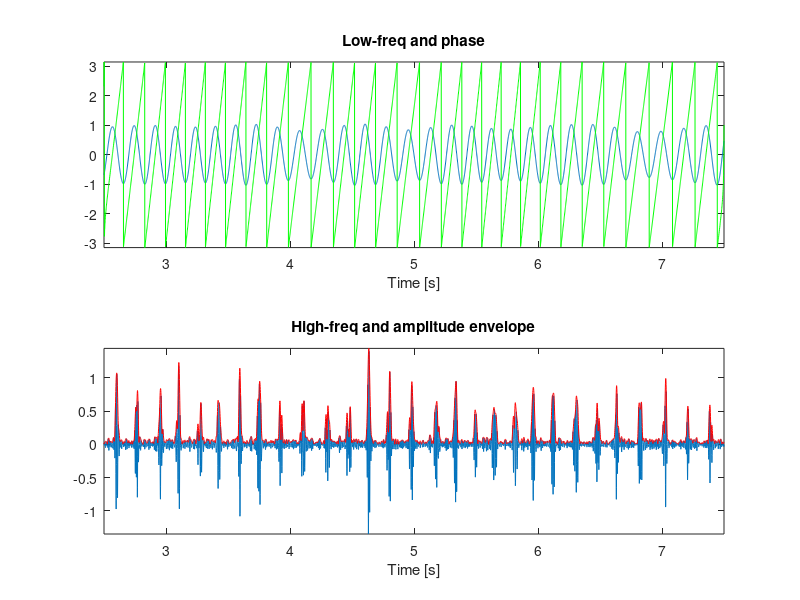
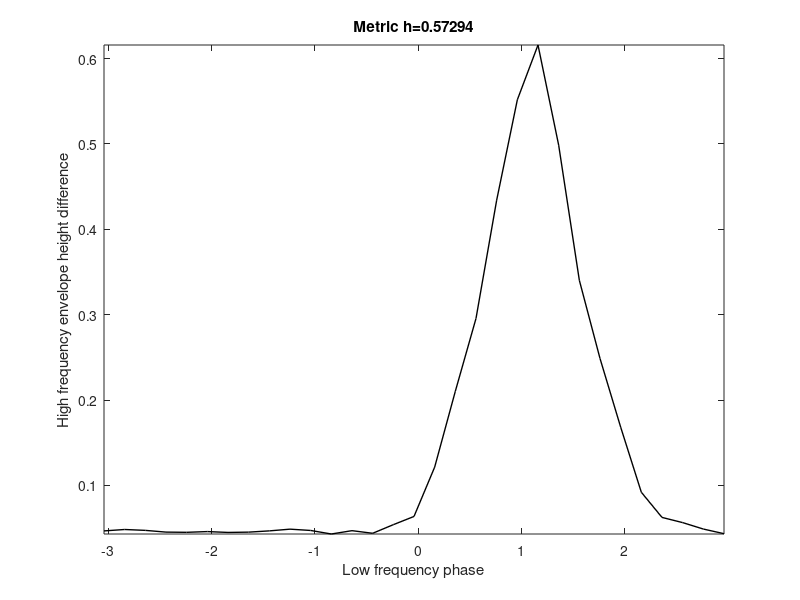

Reproduce these figures in MATLAB, in order. (Note: this script raises an error after producing the figures.)
%%  MA666 - Lab 2 (9):  CFC and bicoherence
%   In this tutorial we will first develop our own code to assess cross
%   frequency coupling and bicoherence within a signal.  We will also apply
%   these measures to two cases studies of data.  Please note that there 
%   are lots of concepts to consider here.  We'll gloss over most of them,
%   with the ultimate aim of building a CFC measure.  There are many topics to
%   further explore on your own (e.g., filtering, Hilbert transforms, statistical
%   characteristics of measures) if you're interested.

%%  Preliminaries.
%   Text preceded by a '%' indicates a 'comment'.  This text should appear
%   green on the screen.  I will use comments to explain what we're doing 
%   and to ask you questions.  Also, comments are useful in your own code
%   to note what you've done (so it makes sense when you return to the code
%   in the future).  It's a good habit to *always* comment your code.  I'll
%   try to set a good example, but won't always . . . 

%%  NOTES - Challenge Problems.
%   You'll find six challange problems below.  Your task --- answer
%   at least four of them.  Present your results to me in whatever format you think is
%   appropriate.  Your solutions should include figures (with axes labeled
%   and captions) and explanatory text.  Also, please include any
%   MATLAB code you write;  remember to include comments in the
%   code.  The comments should be detailed enough that you could share your
%   code with any of your classmates / colleagues.  Watch out for *Extreme*
%   Challenge problems --- they're tricky.  If you email me your solutions,
%   please send as PDF.

%%  Part 1:  A Hilbert transform example.
%   An important component of the CFC measure discussed in class is the
%   determination of the phase or amplitude envelope of a signal.  To do
%   so, we'll compute the Hilbert transform.
%
%   Let's start by considering a single sinusoid.

dt = 0.001;             %Sampling interval [s].
t = (dt:dt:1);          %Time axis [s].
f1 = 2.0;               %Freq of sinusoid [Hz].
phi0 = 0.0;             %Initial phase of sinusoid.
d = sin(2.0*pi*t*f1 + phi0);

%   And compute the analytic signal,

dA = hilbert(d);

%   Note that the call to 'hilbert' in MATLAB returns the analytic signal!
%   We can plot the original signal, and the real and imaginary parts of
%   the analytic signal.

figure(10);  clf()
subplot(4,1,1)
plot(d);  ylabel('Data');
subplot(4,1,2)
plot(real(dA))
hold on
plot(imag(dA), 'r')
hold off
ylabel('Re (blue), Im (red)')
axis tight

%   Notice that the imaginary part of the analytic signal is the real part
%   of the analytic signal shifted by 90 degress (i.e., by pi/2).

%   Finally, we can compute the phase of the analytic signal,

phi = angle(dA);

%   and the amplitude envelope,

amp = abs(dA);

%   and let's plot both results.

subplot(4,1,3)
plot(phi)
ylabel('Angle')
axis tight

subplot(4,1,4)
plot(amp)
ylabel('Amplitude')
axis tight

%   Notice that the angle increases linearly from -pi to pi, and at pi
%   returns to -pi.  Also notice that, in this case, the amplitude of the
%   signal is one for all time.  Make sense?

%%  Part 2:  The analytic signal has no power at negative frequencies.
%   In class, we discussed that the analytic signal has no power at negative frequencies
%   and we showed this for a very simple example.  Let's verify this result
%   here in numerical simulations.

%   First, define a signal.  We'll make it noise.
dt = 0.001;  t=(dt:dt:1);  T=max(t);  N=length(t);
d = randn(N,1);

%   Then, compute the analytic signal.
dA = hilbert(d);

%   Now, compute the power spectra of the orginal signal and the
%   analytic signal.  Do this for *all* frequencies, both positive and
%   negative.

pow_d  = 2*dt^2/T * fft(d) .*conj(fft(d));
pow_dA = 2*dt^2/T * fft(dA).*conj(fft(dA));

%   Reorganize the power spectra to start at negative frequencies and
%   increases through zero and then positive frequencies,

pow_d  = fftshift(pow_d);
pow_dA = fftshift(pow_dA);

%   Define the frequency axis, and include both postive and negative freq.
df = 1/T;
fNQ = 1/dt/2;
faxis = (-fNQ:df:fNQ-df);

figure(10);  clf()
subplot(2,1,1)
plot(t,d);  ylabel('Data');  xlabel('Time [s]')

subplot(2,1,2)
plot(faxis, pow_d);  ylabel('Power of Signal');  xlabel('Freq [Hz]')
hold on
plot(faxis, pow_dA/4, 'r');  title('Power of Analytic Signal (red)')
hold off

%   Notice that i) For the analytic signal, the negative frequencies have zero
%   power, and ii) We scale the power of the analytic signal by 4 to match the
%   power of the original signal.  The reason:  the analytic signal doubles
%   the amplitude at positive frequencies, and therefore increase the power by
%   a factor of 4 (because power is amplitude squared).
%
%   We conclude that the analytic signal is the original signal with no power
%   at negative frequencies.

%%  Part 3:  CFC.
%   Now, let's compute the cross-frequency coupling (CFC) of a signal.  To
%   start, let's load data with true cross-frequency coupling.  You'll need
%   to download the file,
%
%       data_1.mat
%
%   from the course website.  Then, load these data into MATLAB,

load('data_1.mat')

%   Plot the data, and check through visual inspection whether CFC occurs,

t = (1:length(d))*dt;               %Define a time axis.
N = length(t);  Fs = 1/dt;          %Define other useful parameters.
plot(t, d)
xlabel('Time [s]')

%   Can you see any CFC?  To assess the rhythmic activity, compute the
%   power spectrum,

periodogram(d, [], [], 1/dt)

%   From this figure, we observe two peaks.  i) A sharp low frequency peak near 6 Hz,
%   and ii) A broad high frequency peak from 60-140 Hz.  These two regions
%   will define our low and high frequency bands.  Notice that the high
%   frequency activity has much lower power than the low frequency activity.
%
%   Now, we'll develop a measure to assess the cross frequency coupling.  To do
%   so, we'll implement three steps discussed in class.
%
%   Step 1:  Filter the data into low and high frequency bands.  To filter
%   the data, we'll use a second order Butterworth filter.  (Note that
%   there are many possible choices here!)

deg=2;                              %Sets the filter order.
Wn = [5*2/Fs,7*2/Fs];               %Define the low frequency window of interest.
[B,A] = butter(deg,Wn,'bandpass');  %Apply the filter to isolate the band.
dlo = filtfilt(B,A,d);

Wn = [60*2/Fs,140*2/Fs];            %Define the high frequency window of interest.
[B,A] = butter(deg,Wn,'bandpass');  %Apply the filter to isolate the band.
dhi = filtfilt(B,A,d);

%   How well does the filter work?  Let's compare the original signal with
%   the fitlered data.

plot(t,d)
hold on
plot(t,dlo, 'r')
plot(t,dhi, 'g')
hold off
xlabel('Time [s]');  title('Data (blue), Low-freq (red), High-freq (green)')

%   We might notice that funny effects happen at the edges of the data.  So,
%   let's ignore these edge effects due to the filtering and concentrate on
%   the center of the data.

dlo = dlo(N/4:end-N/4-1);
dhi = dhi(N/4:end-N/4-1);
taxis = t(N/4:end-N/4-1);

%   Step 2:  Compute the phase of the low frequency signal and the
%   amplitude envelope of the high frequency signal.  To do so, we use the
%   Hilbert transform.

phi = angle(hilbert(dlo));    %Phase of low frequency signal.
amp = abs(hilbert(dhi));      %Amplitude envelope of high frequency signal.

%   Let's check that these results look okay,

figure(10);  clf()
subplot(2,1,1)
plot(taxis, dlo)
hold on
plot(taxis, phi, 'g')
hold off
axis tight
xlabel('Time [s]');  title('Low-freq and phase');

subplot(2,1,2)
plot(taxis, dhi)
hold on
plot(taxis, amp, 'r')
hold off
axis tight
xlabel('Time [s]');  title('High-freq and amplitude envelope')

%   Step 3:  Determine if the phase and envelope are related.  To do so,
%   we'll divide the phases into bins, find the times where the low
%   frequency phase lies in each bin, and then compute the average
%   amplitude envelope of the high frequency signal at those times.

p_bins = (-pi:0.2:pi);              %Define the phase bins.

a_mean = zeros(length(p_bins)-1,1); %Vector to hold avg amp env results.
p_mean = zeros(length(p_bins)-1,1); %Vector to hold center of phase bins.
  
for k=1:length(p_bins)-1
    pL = p_bins(k);                         %Phase lower limit for this bin.
    pR = p_bins(k+1);                       %Phase upper limit for this bin.
    indices = find(phi >= pL & phi < pR);   %Find phase values in this range.
    a_mean(k) = mean(amp(indices));         %Compute mean amplitude at these phases.
    p_mean(k) = mean([pL, pR]);             %Label the phase bin with the center phase.
end
h = max(a_mean)-min(a_mean);                %The difference between the max and min modulation.

%   Plot the mean envelope versus phase.
figure(11)
plot(p_mean, a_mean, 'k', 'LineWidth', 1);
axis tight
xlabel('Low frequency phase');  ylabel('High frequency envelope height difference');
title(['Metric h=' num2str(h)])

%   In this figure, the relationship between the phase and amplitude
%   becomes apparent.  So, we conclude CFC exists in these data.

%%  Part 4:  Bicoherence.
%   The second measure of coupling we'll consider is the
%   bicoherence.  To have bicoherence in a signal, we require a
%   constant phase relationship (over trials) between oscillations
%   at three frequencies, f1, f2, and their sum f1+f2.  To compute
%   the bicoherence, download the function from the course website,
%
%   bicoherence.m
%
%   In class, we'll look at this code and see if it makes sense.
%
%   To explore how this measure works, we'll create some simulated
%   data and compute the bicoherence.  Let's start with pure noise,

K=100; dt=0.001; t=(dt:dt:1); N=length(t);
x = zeros(K,N);
 
for k=1:K
    x(k,:) = randn(1,length(t));
end

%   Notice that we create multiple trials of the data.  To compute
%   the bicoherence,

[b, faxis] = bicoherence(x, 1/dt, 50);

%   Notice that the result is two dimensional.  To display the
%   results,

imagesc(faxis, faxis, b, [0,1])
colorbar
axis xy
xlabel('Frequency [Hz]');  ylabel('Frequency [Hz]');  title('Bicoherence');

%   What do you find for the bicoherence?  Does it match your expectation?

%%  CHALLENGES.

%Q (Challenge #1).  In Part 3, we considered a single low
%frequency band and a single high frequency band.  We might want to explore
%a larger number of frequency bands.  To do so, we need a *comodulogram*.
%Use the code above to define a new function that computes the comodulogram.
%Your comodulogram should have two axes:
%  x-axis:  The phase frequency (e.g., 5Hz to 12Hz in 1Hz steps).
%  y-axis:  The amplitude envelope frequency (e.g., 50Hz to 200Hz in 10Hz steps).
%For each pair of (x-axis, y-axis) values, determine "h" (as defined above)
%and plot the (3-dimensional results).
%HINT 1.  See sample comodulograms here,
%         http://www.pnas.org/content/105/51/20517/F5.expansion.html
%HINT 2.  To display h versus your x-axis and y-axis use the MATLAB command,
%         imagesc
%
%Q (Challenge #2).  Update the bicoherence function to compute the
%cross-bicoherence between two signals x and y.
%
%Q (Challenge #3).  Generate a simulated data set with multiple trials that displays
%strong bicoherence between two frequencies f1 and f2, and their
%sum f1+f2.  HINT:  The bicoherence detects quadratic interactions
%between sinusoids.
%
%Q (Challenge #4).  Case Study 3.  Download the data set
%"data_2.mat" from the course website.  Analyze this signal using all the
%tools at your disposal.  Consider, for example:  i) Visual inspection,
%ii) Power spectrum, iii) Autocorrelation, iv) Cross-frequency coupling,
%and v) bicoherence.  What do you find?
%
%Q (Challenge #5).  Download the data 'Case_Study_2.mat' from the previous
%lab and compute i) the bicoherence of x, ii) the bicoherence of y, and
%iii) the cross-bicoherence between x and y.  Compare your results to the
%coherence analysis from the previous lab.
%
%Q (Challenge #6).  Make up your own challenge.  Make it interesting.

